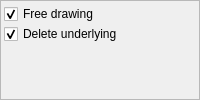
       <widget class="QWidget" name="pgDrawObjects">
        <layout class="QVBoxLayout" name="verticalLayout_18">
         <property name="spacing">
          <number>0</number>
         </property>
         <property name="margin">
          <number>0</number>
         </property>
         <item>
          <widget class="QFrame" name="panelPencilOptions">
           <property name="sizePolicy">
            <sizepolicy hsizetype="Preferred" vsizetype="Expanding">
             <horstretch>0</horstretch>
             <verstretch>0</verstretch>
            </sizepolicy>
           </property>
           <property name="frameShape">
            <enum>QFrame::StyledPanel</enum>
           </property>
           <property name="frameShadow">
            <enum>QFrame::Plain</enum>
           </property>
           <layout class="QVBoxLayout" name="verticalLayout_10">
            <property name="spacing">
             <number>0</number>
            </property>
            <property name="margin">
             <number>3</number>
            </property>
            <item>
             <widget class="QCheckBox" name="FreeDrawing">
              <property name="text">
               <string>Free drawing</string>
              </property>
              <property name="checked">
               <bool>true</bool>
              </property>
             </widget>
            </item>
            <item>
             <widget class="QCheckBox" name="DelUnderlying">
              <property name="text">
               <string>Delete underlying</string>
              </property>
              <property name="checked">
               <bool>true</bool>
              </property>
             </widget>
            </item>
            <item>
             <spacer name="verticalSpacer_3">
              <property name="orientation">
               <enum>Qt::Vertical</enum>
              </property>
              <property name="sizeHint" stdset="0">
               <size>
                <width>20</width>
                <height>0</height>
               </size>
              </property>
             </spacer>
            </item>
           </layout>
          </widget>
         </item>
        </layout>
       </widget>
